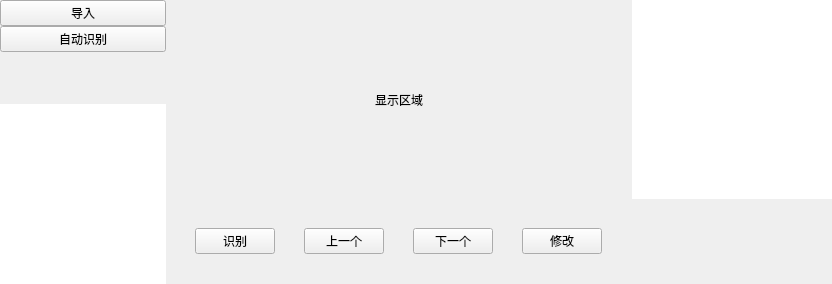
        <widget class="QWidget" name="page_2">
         <layout class="QHBoxLayout" name="horizontalLayout_5" stretch="2,8">
          <property name="spacing">
           <number>0</number>
          </property>
          <property name="leftMargin">
           <number>0</number>
          </property>
          <property name="topMargin">
           <number>0</number>
          </property>
          <property name="rightMargin">
           <number>0</number>
          </property>
          <property name="bottomMargin">
           <number>0</number>
          </property>
          <item>
           <widget class="QFrame" name="frame_8">
            <property name="frameShape">
             <enum>QFrame::NoFrame</enum>
            </property>
            <property name="frameShadow">
             <enum>QFrame::Sunken</enum>
            </property>
            <layout class="QVBoxLayout" name="verticalLayout_4" stretch="1,1,4,14">
             <property name="spacing">
              <number>0</number>
             </property>
             <property name="leftMargin">
              <number>0</number>
             </property>
             <property name="topMargin">
              <number>0</number>
             </property>
             <property name="rightMargin">
              <number>0</number>
             </property>
             <property name="bottomMargin">
              <number>0</number>
             </property>
             <item>
              <widget class="QPushButton" name="pushButton_7">
               <property name="sizePolicy">
                <sizepolicy hsizetype="Minimum" vsizetype="Expanding">
                 <horstretch>0</horstretch>
                 <verstretch>0</verstretch>
                </sizepolicy>
               </property>
               <property name="text">
                <string>导入</string>
               </property>
              </widget>
             </item>
             <item>
              <widget class="QPushButton" name="pushButton_13">
               <property name="sizePolicy">
                <sizepolicy hsizetype="Minimum" vsizetype="Expanding">
                 <horstretch>0</horstretch>
                 <verstretch>0</verstretch>
                </sizepolicy>
               </property>
               <property name="text">
                <string>自动识别</string>
               </property>
              </widget>
             </item>
             <item>
              <spacer name="verticalSpacer_3">
               <property name="orientation">
                <enum>Qt::Vertical</enum>
               </property>
               <property name="sizeHint" stdset="0">
                <size>
                 <width>20</width>
                 <height>40</height>
                </size>
               </property>
              </spacer>
             </item>
             <item>
              <widget class="QListWidget" name="listWidget_3">
               <property name="frameShape">
                <enum>QFrame::NoFrame</enum>
               </property>
               <property name="gridSize">
                <size>
                 <width>0</width>
                 <height>30</height>
                </size>
               </property>
              </widget>
             </item>
            </layout>
           </widget>
          </item>
          <item>
           <widget class="QFrame" name="frame_9">
            <property name="frameShape">
             <enum>QFrame::NoFrame</enum>
            </property>
            <property name="frameShadow">
             <enum>QFrame::Plain</enum>
            </property>
            <layout class="QHBoxLayout" name="horizontalLayout_10" stretch="7,3">
             <property name="spacing">
              <number>0</number>
             </property>
             <property name="leftMargin">
              <number>0</number>
             </property>
             <property name="topMargin">
              <number>0</number>
             </property>
             <property name="rightMargin">
              <number>0</number>
             </property>
             <property name="bottomMargin">
              <number>0</number>
             </property>
             <item>
              <widget class="QFrame" name="frame_13">
               <property name="frameShape">
                <enum>QFrame::NoFrame</enum>
               </property>
               <property name="frameShadow">
                <enum>QFrame::Plain</enum>
               </property>
               <layout class="QVBoxLayout" name="verticalLayout_9" stretch="7,3">
                <property name="spacing">
                 <number>0</number>
                </property>
                <property name="leftMargin">
                 <number>0</number>
                </property>
                <property name="topMargin">
                 <number>0</number>
                </property>
                <property name="rightMargin">
                 <number>0</number>
                </property>
                <property name="bottomMargin">
                 <number>0</number>
                </property>
                <item>
                 <widget class="QLabel" name="label_4">
                  <property name="styleSheet">
                   <string notr="true"/>
                  </property>
                  <property name="frameShape">
                   <enum>QFrame::NoFrame</enum>
                  </property>
                  <property name="text">
                   <string>显示区域</string>
                  </property>
                  <property name="alignment">
                   <set>Qt::AlignCenter</set>
                  </property>
                 </widget>
                </item>
                <item>
                 <widget class="QFrame" name="frame_14">
                  <property name="frameShape">
                   <enum>QFrame::NoFrame</enum>
                  </property>
                  <property name="frameShadow">
                   <enum>QFrame::Raised</enum>
                  </property>
                  <layout class="QHBoxLayout" name="horizontalLayout_9">
                   <property name="spacing">
                    <number>0</number>
                   </property>
                   <property name="leftMargin">
                    <number>0</number>
                   </property>
                   <property name="topMargin">
                    <number>0</number>
                   </property>
                   <property name="rightMargin">
                    <number>0</number>
                   </property>
                   <property name="bottomMargin">
                    <number>0</number>
                   </property>
                   <item>
                    <widget class="QPushButton" name="pushButton_10">
                     <property name="sizePolicy">
                      <sizepolicy hsizetype="Fixed" vsizetype="Fixed">
                       <horstretch>0</horstretch>
                       <verstretch>0</verstretch>
                      </sizepolicy>
                     </property>
                     <property name="text">
                      <string>识别</string>
                     </property>
                    </widget>
                   </item>
                   <item>
                    <widget class="QPushButton" name="pushButton_11">
                     <property name="sizePolicy">
                      <sizepolicy hsizetype="Fixed" vsizetype="Fixed">
                       <horstretch>0</horstretch>
                       <verstretch>0</verstretch>
                      </sizepolicy>
                     </property>
                     <property name="text">
                      <string>上一个</string>
                     </property>
                    </widget>
                   </item>
                   <item>
                    <widget class="QPushButton" name="pushButton_15">
                     <property name="sizePolicy">
                      <sizepolicy hsizetype="Fixed" vsizetype="Fixed">
                       <horstretch>0</horstretch>
                       <verstretch>0</verstretch>
                      </sizepolicy>
                     </property>
                     <property name="text">
                      <string>下一个</string>
                     </property>
                    </widget>
                   </item>
                   <item>
                    <widget class="QPushButton" name="pushButton_12">
                     <property name="sizePolicy">
                      <sizepolicy hsizetype="Fixed" vsizetype="Fixed">
                       <horstretch>0</horstretch>
                       <verstretch>0</verstretch>
                      </sizepolicy>
                     </property>
                     <property name="text">
                      <string>修改</string>
                     </property>
                    </widget>
                   </item>
                  </layout>
                 </widget>
                </item>
               </layout>
              </widget>
             </item>
             <item>
              <widget class="QFrame" name="frame_15">
               <property name="frameShape">
                <enum>QFrame::NoFrame</enum>
               </property>
               <property name="frameShadow">
                <enum>QFrame::Plain</enum>
               </property>
               <layout class="QVBoxLayout" name="verticalLayout_8" stretch="7,3">
                <property name="spacing">
                 <number>0</number>
                </property>
                <property name="leftMargin">
                 <number>0</number>
                </property>
                <property name="topMargin">
                 <number>0</number>
                </property>
                <property name="rightMargin">
                 <number>0</number>
                </property>
                <property name="bottomMargin">
                 <number>0</number>
                </property>
                <item>
                 <widget class="QListWidget" name="listWidget_4">
                  <property name="frameShape">
                   <enum>QFrame::NoFrame</enum>
                  </property>
                  <property name="frameShadow">
                   <enum>QFrame::Plain</enum>
                  </property>
                  <property name="viewMode">
                   <enum>QListView::ListMode</enum>
                  </property>
                 </widget>
                </item>
                <item>
                 <widget class="QLabel" name="label_7">
                  <property name="palette">
                   <palette>
                    <active>
                     <colorrole role="Button">
                      <brush brushstyle="LinearGradientPattern">
                       <gradient startx="0.000000000000000" starty="0.000000000000000" endx="1.000000000000000" endy="1.000000000000000" type="LinearGradient" spread="PadSpread" coordinatemode="ObjectBoundingMode">
                        <gradientstop position="0.000000000000000">
                         <color alpha="255">
                          <red>61</red>
                          <green>118</green>
                          <blue>118</blue>
                         </color>
                        </gradientstop>
                        <gradientstop position="1.000000000000000">
                         <color alpha="255">
                          <red>46</red>
                          <green>89</green>
                          <blue>88</blue>
                         </color>
                        </gradientstop>
                       </gradient>
                      </brush>
                     </colorrole>
                     <colorrole role="Base">
                      <brush brushstyle="LinearGradientPattern">
                       <gradient startx="0.000000000000000" starty="0.000000000000000" endx="1.000000000000000" endy="1.000000000000000" type="LinearGradient" spread="PadSpread" coordinatemode="ObjectBoundingMode">
                        <gradientstop position="0.000000000000000">
                         <color alpha="255">
                          <red>61</red>
                          <green>118</green>
                          <blue>118</blue>
                         </color>
                        </gradientstop>
                        <gradientstop position="1.000000000000000">
                         <color alpha="255">
                          <red>46</red>
                          <green>89</green>
                          <blue>88</blue>
                         </color>
                        </gradientstop>
                       </gradient>
                      </brush>
                     </colorrole>
                     <colorrole role="Window">
                      <brush brushstyle="LinearGradientPattern">
                       <gradient startx="0.000000000000000" starty="0.000000000000000" endx="1.000000000000000" endy="1.000000000000000" type="LinearGradient" spread="PadSpread" coordinatemode="ObjectBoundingMode">
                        <gradientstop position="0.000000000000000">
                         <color alpha="255">
                          <red>61</red>
                          <green>118</green>
                          <blue>118</blue>
                         </color>
                        </gradientstop>
                        <gradientstop position="1.000000000000000">
                         <color alpha="255">
                          <red>46</red>
                          <green>89</green>
                          <blue>88</blue>
                         </color>
                        </gradientstop>
                       </gradient>
                      </brush>
                     </colorrole>
                    </active>
                    <inactive>
                     <colorrole role="Button">
                      <brush brushstyle="LinearGradientPattern">
                       <gradient startx="0.000000000000000" starty="0.000000000000000" endx="1.000000000000000" endy="1.000000000000000" type="LinearGradient" spread="PadSpread" coordinatemode="ObjectBoundingMode">
                        <gradientstop position="0.000000000000000">
                         <color alpha="255">
                          <red>61</red>
                          <green>118</green>
                          <blue>118</blue>
                         </color>
                        </gradientstop>
                        <gradientstop position="1.000000000000000">
                         <color alpha="255">
                          <red>46</red>
                          <green>89</green>
                          <blue>88</blue>
                         </color>
                        </gradientstop>
                       </gradient>
                      </brush>
                     </colorrole>
                     <colorrole role="Base">
                      <brush brushstyle="LinearGradientPattern">
                       <gradient startx="0.000000000000000" starty="0.000000000000000" endx="1.000000000000000" endy="1.000000000000000" type="LinearGradient" spread="PadSpread" coordinatemode="ObjectBoundingMode">
                        <gradientstop position="0.000000000000000">
                         <color alpha="255">
                          <red>61</red>
                          <green>118</green>
                          <blue>118</blue>
                         </color>
                        </gradientstop>
                        <gradientstop position="1.000000000000000">
                         <color alpha="255">
                          <red>46</red>
                          <green>89</green>
                          <blue>88</blue>
                         </color>
                        </gradientstop>
                       </gradient>
                      </brush>
                     </colorrole>
                     <colorrole role="Window">
                      <brush brushstyle="LinearGradientPattern">
                       <gradient startx="0.000000000000000" starty="0.000000000000000" endx="1.000000000000000" endy="1.000000000000000" type="LinearGradient" spread="PadSpread" coordinatemode="ObjectBoundingMode">
                        <gradientstop position="0.000000000000000">
                         <color alpha="255">
                          <red>61</red>
                          <green>118</green>
                          <blue>118</blue>
                         </color>
                        </gradientstop>
                        <gradientstop position="1.000000000000000">
                         <color alpha="255">
                          <red>46</red>
                          <green>89</green>
                          <blue>88</blue>
                         </color>
                        </gradientstop>
                       </gradient>
                      </brush>
                     </colorrole>
                    </inactive>
                    <disabled>
                     <colorrole role="Button">
                      <brush brushstyle="LinearGradientPattern">
                       <gradient startx="0.000000000000000" starty="0.000000000000000" endx="1.000000000000000" endy="1.000000000000000" type="LinearGradient" spread="PadSpread" coordinatemode="ObjectBoundingMode">
                        <gradientstop position="0.000000000000000">
                         <color alpha="255">
                          <red>61</red>
                          <green>118</green>
                          <blue>118</blue>
                         </color>
                        </gradientstop>
                        <gradientstop position="1.000000000000000">
                         <color alpha="255">
                          <red>46</red>
                          <green>89</green>
                          <blue>88</blue>
                         </color>
                        </gradientstop>
                       </gradient>
                      </brush>
                     </colorrole>
                     <colorrole role="Base">
                      <brush brushstyle="LinearGradientPattern">
                       <gradient startx="0.000000000000000" starty="0.000000000000000" endx="1.000000000000000" endy="1.000000000000000" type="LinearGradient" spread="PadSpread" coordinatemode="ObjectBoundingMode">
                        <gradientstop position="0.000000000000000">
                         <color alpha="255">
                          <red>61</red>
                          <green>118</green>
                          <blue>118</blue>
                         </color>
                        </gradientstop>
                        <gradientstop position="1.000000000000000">
                         <color alpha="255">
                          <red>46</red>
                          <green>89</green>
                          <blue>88</blue>
                         </color>
                        </gradientstop>
                       </gradient>
                      </brush>
                     </colorrole>
                     <colorrole role="Window">
                      <brush brushstyle="LinearGradientPattern">
                       <gradient startx="0.000000000000000" starty="0.000000000000000" endx="1.000000000000000" endy="1.000000000000000" type="LinearGradient" spread="PadSpread" coordinatemode="ObjectBoundingMode">
                        <gradientstop position="0.000000000000000">
                         <color alpha="255">
                          <red>61</red>
                          <green>118</green>
                          <blue>118</blue>
                         </color>
                        </gradientstop>
                        <gradientstop position="1.000000000000000">
                         <color alpha="255">
                          <red>46</red>
                          <green>89</green>
                          <blue>88</blue>
                         </color>
                        </gradientstop>
                       </gradient>
                      </brush>
                     </colorrole>
                    </disabled>
                   </palette>
                  </property>
                  <property name="font">
                   <font>
                    <family>Times New Roman</family>
                    <pointsize>18</pointsize>
                    <bold>false</bold>
                   </font>
                  </property>
                  <property name="frameShape">
                   <enum>QFrame::NoFrame</enum>
                  </property>
                  <property name="frameShadow">
                   <enum>QFrame::Plain</enum>
                  </property>
                  <property name="text">
                   <string/>
                  </property>
                  <property name="alignment">
                   <set>Qt::AlignCenter</set>
                  </property>
                 </widget>
                </item>
               </layout>
              </widget>
             </item>
            </layout>
           </widget>
          </item>
         </layout>
        </widget>
